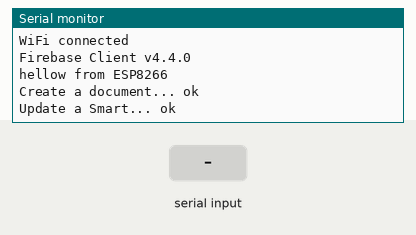
A sketch run on a simulated ESP8266 (NodeMCU). Parts: the last lines printed to the serial monitor. The test bench sets the inputs (shaded band). WiFi joins after 1.5 s; servers stay silent unless stated.

Above: at 3.2 s.
3.3 s: "1" received over Serial
At 5.0 s:
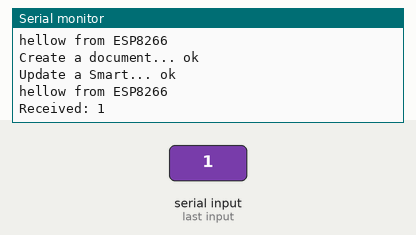
5.8 s: "0" received over Serial
7.3 s: "2" received over Serial
At 9.2 s:
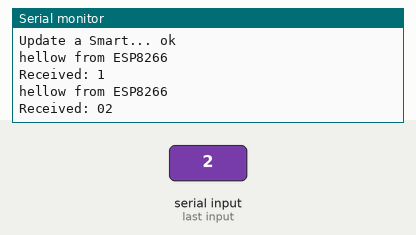

The sketch:

serial_com.ino
```cpp
#include <ESP8266WiFi.h>
#include <ArduinoJson.h>
// #include <UUID.h>
#if defined(ESP32)
  #include <WiFi.h>
#elif defined(ESP8266)
  #include <ESP8266WiFi.h>
#endif
#include <Firebase_ESP_Client.h>
#include <addons/TokenHelper.h>


/* 2. Define the API Key */
#define API_KEY "AIzaSyB7s-Lzzk6IEV6XC3Y6Ojte4hTMGV7JpcM"

/* 3. Define the project ID */
#define FIREBASE_PROJECT_ID "smart-garbage-collection-8fb03"

#define USER_EMAIL "esp8266@gmail.com"
#define USER_PASSWORD "123456"

FirebaseData fbdo;
FirebaseAuth auth;
FirebaseConfig config;

long dataMillis = 0;
bool taskcomplete = false;
String message;

// TinyGPSPlus gps;  // The TinyGPS++ object

// SoftwareSerial Serial2(2, 15); // The serial connection to the GPS device

const char* ssid = "....";
const char* password = "20002000";


void setup(){
    Serial.begin(9600);
    WiFi.begin(ssid, password);

  while (WiFi.status() != WL_CONNECTED) {
    delay(500);
    Serial.print(".");
  }
  Serial.println("");
  Serial.println("WiFi connected");
  Serial.printf("Firebase Client v%s\n\n", FIREBASE_CLIENT_VERSION);
    /* Assign the api key (required) */
    config.api_key = API_KEY;
    /* Assign the user sign in credentials */
    auth.user.email = USER_EMAIL;
    auth.user.password = USER_PASSWORD;
  config.token_status_callback = tokenStatusCallback;
  // Firebase.begin(FIREBASE_HOST, FIREBASE_AUTH);

  #if defined(ESP8266)
    // In ESP8266 required for BearSSL rx/tx buffer for large data handle, increase Rx size as needed.
    fbdo.setBSSLBufferSize(2048 /* Rx buffer size in bytes from 512 - 16384 */, 2048 /* Tx buffer size in bytes from 512 - 16384 */);
#endif
    fbdo.setResponseSize(2048);

    Firebase.begin(&config, &auth);

    Firebase.reconnectWiFi(true);

  delay(500);


}

void loop(){
  Serial.println("hellow from ESP8266");

  // if serial avalable
  if(Serial.available()){
    message = Serial.readString();
    Serial.println("Received: " + message);
    delay(1000);
  }

  // Firestore operations (if needed)
  // Note: Make sure to include and configure the Firebase library properly
  if (Firebase.ready() && (millis() - dataMillis > 15000 || dataMillis == 0)) {
    dataMillis = millis();
    FirebaseJson content;
    String documentPath = "data/"+String("motordata");
    if (!taskcomplete) {
      taskcomplete = true;
      content.clear();
      content.set("fields/Latitude/doubleValue", 20.0000);
      content.set("fields/Longitude/doubleValue", 19.0000);
      content.set("fields/state/stringValue", message);
      content.set("fields/percentage/integerValue", 76);
      content.set("fields/name/stringValue", "motor");
      Serial.print("Create a document... ");
      if (Firebase.Firestore.createDocument(&fbdo, FIREBASE_PROJECT_ID, "" /* databaseId can be (default) or empty */, documentPath.c_str(), content.raw()))
        Serial.printf("ok\n%s\n\n", fbdo.payload().c_str());
      else
        Serial.println(fbdo.errorReason());
    }
    content.clear();
      content.set("fields/Latitude/doubleValue", 20.0000);
      content.set("fields/Longitude/doubleValue", 19.0000);
      content.set("fields/state/stringValue", message);
      content.set("fields/percentage/integerValue", 76);
      content.set("fields/name/stringValue", "motor");
    Serial.print("Update a Smart... ");
    if (Firebase.Firestore.patchDocument(&fbdo, FIREBASE_PROJECT_ID, "" /* databaseId can be (default) or empty */, documentPath.c_str(), content.raw(), "name,state,Latitude,Longitude,percentage" /* updateMask */))
      Serial.printf("ok\n%s\n\n", fbdo.payload().c_str());
    else
        Serial.println(fbdo.errorReason());
  }
  delay(1000);
}
```

Measured:
- after the input at 3.3 s, the serial monitor: prints a new line after 1.0 s (image 1)
- after the input at 7.3 s, the serial monitor: prints a new line after 1.0 s (image 2)
